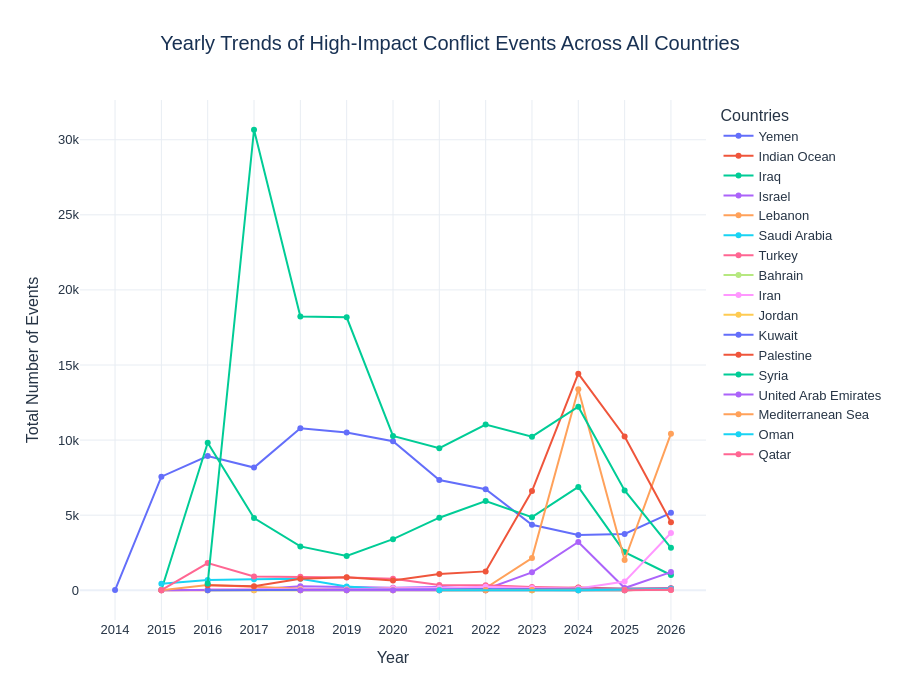

Notebook code cell kept with this figure:
### Code cell
import plotly.express as px

fig = px.line(
    yearly_impact,
    x="YEAR",
    y="EVENTS",
    color="COUNTRY",
    markers=True,
    hover_data={
        "YEAR": True,
        "COUNTRY": True,
        "EVENTS": ":,",
        "FATALITIES": ":,",
    },
    title="Yearly Trends of High-Impact Conflict Events Across All Countries",
    template="plotly_white"
)

fig.update_traces(
    line=dict(width=2),
    marker=dict(size=6)
)

fig.update_layout(
    title=dict(
        x=0.5,
        font=dict(size=20, color="#183153")
    ),

    height=700,

    xaxis_title="Year",
    yaxis_title="Total Number of Events",

    hovermode="x unified",

    legend=dict(
        title="Countries",
        orientation="v",
        yanchor="top",
        y=1,
        xanchor="left",
        x=1.02
    ),

    font=dict(
        family="Arial",
        size=13,
        color="#263445"
    ),

    plot_bgcolor="white",
    paper_bgcolor="white",

    xaxis=dict(
        showgrid=True,
        gridcolor="#E8EDF3",
        dtick=1
    ),

    yaxis=dict(
        showgrid=True,
        gridcolor="#E8EDF3"
    ),

    margin=dict(
        l=80,
        r=180,
        t=100,
        b=80
    )
)

fig.show()

### Figure 1 — Plotly figure (JSON) as saved in the notebook; plotly's stock layout.template omitted (floating-point values rounded to 4 significant figures)
{"data": [{"customdata": [["Yemen", 27], ["Yemen", 17499], ["Yemen", 16018], ["Yemen", 17498], ["Yemen", 34160], ["Yemen", 27644], ["Yemen", 19619], ["Yemen", 18303], ["Yemen", 6655], ["Yemen", 2592], ["Yemen", 3023], ["Yemen", 2914], ["Yemen", 8788]], "hovertemplate": "COUNTRY=%{customdata[0]}<br>YEAR=%{x}<br>EVENTS=%{y:,}<br>FATALITIES=%{customdata[1]:,}<extra></extra>", "legendgroup": "Yemen", "line": {"color": "#636efa", "dash": "solid", "width": 2}, "marker": {"size": 6, "symbol": "circle"}, "mode": "lines+markers", "name": "Yemen", "orientation": "v", "showlegend": true, "type": "scatter", "x": [2014, 2015, 2016, 2017, 2018, 2019, 2020, 2021, 2022, 2023, 2024, 2025, 2026], "xaxis": "x", "y": [13, 7565, 8940, 8170, 10785, 10512, 9920, 7336, 6732, 4358, 3688, 3750, 5156], "yaxis": "y"}, {"customdata": [["Indian Ocean", 0], ["Indian Ocean", 0], ["Indian Ocean", 46], ["Indian Ocean", 3], ["Indian Ocean", 0], ["Indian Ocean", 3], ["Indian Ocean", 0], ["Indian Ocean", 0], ["Indian Ocean", 11], ["Indian Ocean", 7], ["Indian Ocean", 5], ["Indian Ocean", 29]], "hovertemplate": "COUNTRY=%{customdata[0]}<br>YEAR=%{x}<br>EVENTS=%{y:,}<br>FATALITIES=%{customdata[1]:,}<extra></extra>", "legendgroup": "Indian Ocean", "line": {"color": "#EF553B", "dash": "solid", "width": 2}, "marker": {"size": 6, "symbol": "circle"}, "mode": "lines+markers", "name": "Indian Ocean", "orientation": "v", "showlegend": true, "type": "scatter", "x": [2015, 2016, 2017, 2018, 2019, 2020, 2021, 2022, 2023, 2024, 2025, 2026], "xaxis": "x", "y": [1, 5, 5, 6, 4, 5, 5, 6, 30, 191, 97, 130], "yaxis": "y"}, {"customdata": [["Iraq", 123], ["Iraq", 57409], ["Iraq", 30488], ["Iraq", 5089], ["Iraq", 3037], ["Iraq", 2547], ["Iraq", 2564], ["Iraq", 2122], ["Iraq", 1382], ["Iraq", 1015], ["Iraq", 568], ["Iraq", 447]], "hovertemplate": "COUNTRY=%{customdata[0]}<br>YEAR=%{x}<br>EVENTS=%{y:,}<br>FATALITIES=%{customdata[1]:,}<extra></extra>", "legendgroup": "Iraq", "line": {"color": "#00cc96", "dash": "solid", "width": 2}, "marker": {"size": 6, "symbol": "circle"}, "mode": "lines+markers", "name": "Iraq", "orientation": "v", "showlegend": true, "type": "scatter", "x": [2015, 2016, 2017, 2018, 2019, 2020, 2021, 2022, 2023, 2024, 2025, 2026], "xaxis": "x", "y": [22, 9823, 4810, 2922, 2285, 3401, 4833, 5944, 4868, 6879, 2540, 1016], "yaxis": "y"}, {"customdata": [["Israel", 2], ["Israel", 15], ["Israel", 5], ["Israel", 7], ["Israel", 10], ["Israel", 1], ["Israel", 23], ["Israel", 31], ["Israel", 1831], ["Israel", 94], ["Israel", 51], ["Israel", 37]], "hovertemplate": "COUNTRY=%{customdata[0]}<br>YEAR=%{x}<br>EVENTS=%{y:,}<br>FATALITIES=%{customdata[1]:,}<extra></extra>", "legendgroup": "Israel", "line": {"color": "#ab63fa", "dash": "solid", "width": 2}, "marker": {"size": 6, "symbol": "circle"}, "mode": "lines+markers", "name": "Israel", "orientation": "v", "showlegend": true, "type": "scatter", "x": [2015, 2016, 2017, 2018, 2019, 2020, 2021, 2022, 2023, 2024, 2025, 2026], "xaxis": "x", "y": [2, 41, 45, 270, 209, 166, 217, 68, 1194, 3212, 148, 1211], "yaxis": "y"}, {"customdata": [["Lebanon", 0], ["Lebanon", 216], ["Lebanon", 384], ["Lebanon", 30], ["Lebanon", 17], ["Lebanon", 45], ["Lebanon", 36], ["Lebanon", 38], ["Lebanon", 277], ["Lebanon", 4033], ["Lebanon", 413], ["Lebanon", 3049]], "hovertemplate": "COUNTRY=%{customdata[0]}<br>YEAR=%{x}<br>EVENTS=%{y:,}<br>FATALITIES=%{customdata[1]:,}<extra></extra>", "legendgroup": "Lebanon", "line": {"color": "#FFA15A", "dash": "solid", "width": 2}, "marker": {"size": 6, "symbol": "circle"}, "mode": "lines+markers", "name": "Lebanon", "orientation": "v", "showlegend": true, "type": "scatter", "x": [2015, 2016, 2017, 2018, 2019, 2020, 2021, 2022, 2023, 2024, 2025, 2026], "xaxis": "x", "y": [2, 350, 228, 98, 79, 131, 131, 145, 2141, 13388, 2016, 10426], "yaxis": "y"}, {"customdata": [["Saudi Arabia", 878], ["Saudi Arabia", 1237], ["Saudi Arabia", 1422], ["Saudi Arabia", 1499], ["Saudi Arabia", 1006], ["Saudi Arabia", 51], ["Saudi Arabia", 20], ["Saudi Arabia", 6], ["Saudi Arabia", 193], ["Saudi Arabia", 5], ["Saudi Arabia", 1], ["Saudi Arabia", 33]], "hovertemplate": "COUNTRY=%{customdata[0]}<br>YEAR=%{x}<br>EVENTS=%{y:,}<br>FATALITIES=%{customdata[1]:,}<extra></extra>", "legendgroup": "Saudi Arabia", "line": {"color": "#19d3f3", "dash": "solid", "width": 2}, "marker": {"size": 6, "symbol": "circle"}, "mode": "lines+markers", "name": "Saudi Arabia", "orientation": "v", "showlegend": true, "type": "scatter", "x": [2015, 2016, 2017, 2018, 2019, 2020, 2021, 2022, 2023, 2024, 2025, 2026], "xaxis": "x", "y": [433, 680, 737, 765, 244, 50, 81, 40, 7, 2, 5, 84], "yaxis": "y"}, {"customdata": [["Turkey", 14], ["Turkey", 4511], ["Turkey", 2608], ["Turkey", 982], ["Turkey", 557], ["Turkey", 357], ["Turkey", 205], ["Turkey", 192], ["Turkey", 136], ["Turkey", 51], ["Turkey", 15], ["Turkey", 4]], "hovertemplate": "COUNTRY=%{customdata[0]}<br>YEAR=%{x}<br>EVENTS=%{y:,}<br>FATALITIES=%{customdata[1]:,}<extra></extra>", "legendgroup": "Turkey", "line": {"color": "#FF6692", "dash": "solid", "width": 2}, "marker": {"size": 6, "symbol": "circle"}, "mode": "lines+markers", "name": "Turkey", "orientation": "v", "showlegend": true, "type": "scatter", "x": [2015, 2016, 2017, 2018, 2019, 2020, 2021, 2022, 2023, 2024, 2025, 2026], "xaxis": "x", "y": [7, 1812, 912, 905, 852, 765, 358, 328, 221, 169, 30, 17], "yaxis": "y"}, {"customdata": [["Bahrain", 2], ["Bahrain", 9], ["Bahrain", 0], ["Bahrain", 0], ["Bahrain", 0], ["Bahrain", 0], ["Bahrain", 0], ["Bahrain", 0], ["Bahrain", 0], ["Bahrain", 0], ["Bahrain", 4]], "hovertemplate": "COUNTRY=%{customdata[0]}<br>YEAR=%{x}<br>EVENTS=%{y:,}<br>FATALITIES=%{customdata[1]:,}<extra></extra>", "legendgroup": "Bahrain", "line": {"color": "#B6E880", "dash": "solid", "width": 2}, "marker": {"size": 6, "symbol": "circle"}, "mode": "lines+markers", "name": "Bahrain", "orientation": "v", "showlegend": true, "type": "scatter", "x": [2016, 2017, 2018, 2019, 2020, 2021, 2022, 2023, 2024, 2025, 2026], "xaxis": "x", "y": [9, 26, 5, 3, 6, 17, 8, 3, 3, 8, 76], "yaxis": "y"}, {"customdata": [["Iran", 246], ["Iran", 156], ["Iran", 181], ["Iran", 75], ["Iran", 314], ["Iran", 165], ["Iran", 231], ["Iran", 254], ["Iran", 228], ["Iran", 1267], ["Iran", 1983]], "hovertemplate": "COUNTRY=%{customdata[0]}<br>YEAR=%{x}<br>EVENTS=%{y:,}<br>FATALITIES=%{customdata[1]:,}<extra></extra>", "legendgroup": "Iran", "line": {"color": "#FF97FF", "dash": "solid", "width": 2}, "marker": {"size": 6, "symbol": "circle"}, "mode": "lines+markers", "name": "Iran", "orientation": "v", "showlegend": true, "type": "scatter", "x": [2016, 2017, 2018, 2019, 2020, 2021, 2022, 2023, 2024, 2025, 2026], "xaxis": "x", "y": [74, 58, 75, 61, 130, 153, 233, 143, 125, 578, 3810], "yaxis": "y"}, {"customdata": [["Jordan", 66], ["Jordan", 34], ["Jordan", 13], ["Jordan", 15], ["Jordan", 3], ["Jordan", 7], ["Jordan", 9], ["Jordan", 3], ["Jordan", 3], ["Jordan", 9], ["Jordan", 12]], "hovertemplate": "COUNTRY=%{customdata[0]}<br>YEAR=%{x}<br>EVENTS=%{y:,}<br>FATALITIES=%{customdata[1]:,}<extra></extra>", "legendgroup": "Jordan", "line": {"color": "#FECB52", "dash": "solid", "width": 2}, "marker": {"size": 6, "symbol": "circle"}, "mode": "lines+markers", "name": "Jordan", "orientation": "v", "showlegend": true, "type": "scatter", "x": [2016, 2017, 2018, 2019, 2020, 2021, 2022, 2023, 2024, 2025, 2026], "xaxis": "x", "y": [15, 15, 35, 26, 12, 12, 15, 9, 2, 7, 61], "yaxis": "y"}, {"customdata": [["Kuwait", 0], ["Kuwait", 15]], "hovertemplate": "COUNTRY=%{customdata[0]}<br>YEAR=%{x}<br>EVENTS=%{y:,}<br>FATALITIES=%{customdata[1]:,}<extra></extra>", "legendgroup": "Kuwait", "line": {"color": "#636efa", "dash": "solid", "width": 2}, "marker": {"size": 6, "symbol": "circle"}, "mode": "lines+markers", "name": "Kuwait", "orientation": "v", "showlegend": true, "type": "scatter", "x": [2016, 2026], "xaxis": "x", "y": [1, 120], "yaxis": "y"}, {"customdata": [["Palestine", 135], ["Palestine", 87], ["Palestine", 153], ["Palestine", 132], ["Palestine", 36], ["Palestine", 342], ["Palestine", 185], ["Palestine", 23542], ["Palestine", 29885], ["Palestine", 16645], ["Palestine", 1547]], "hovertemplate": "COUNTRY=%{customdata[0]}<br>YEAR=%{x}<br>EVENTS=%{y:,}<br>FATALITIES=%{customdata[1]:,}<extra></extra>", "legendgroup": "Palestine", "line": {"color": "#EF553B", "dash": "solid", "width": 2}, "marker": {"size": 6, "symbol": "circle"}, "mode": "lines+markers", "name": "Palestine", "orientation": "v", "showlegend": true, "type": "scatter", "x": [2016, 2017, 2018, 2019, 2020, 2021, 2022, 2023, 2024, 2025, 2026], "xaxis": "x", "y": [340, 264, 761, 867, 657, 1080, 1256, 6610, 14426, 10237, 4525], "yaxis": "y"}, {"customdata": [["Syria", 568], ["Syria", 54112], ["Syria", 30203], ["Syria", 15059], ["Syria", 8369], ["Syria", 6076], ["Syria", 6167], ["Syria", 6307], ["Syria", 7056], ["Syria", 8747], ["Syria", 1693]], "hovertemplate": "COUNTRY=%{customdata[0]}<br>YEAR=%{x}<br>EVENTS=%{y:,}<br>FATALITIES=%{customdata[1]:,}<extra></extra>", "legendgroup": "Syria", "line": {"color": "#00cc96", "dash": "solid", "width": 2}, "marker": {"size": 6, "symbol": "circle"}, "mode": "lines+markers", "name": "Syria", "orientation": "v", "showlegend": true, "type": "scatter", "x": [2016, 2017, 2018, 2019, 2020, 2021, 2022, 2023, 2024, 2025, 2026], "xaxis": "x", "y": [456, 30666, 18223, 18179, 10274, 9463, 11037, 10226, 12219, 6647, 2823], "yaxis": "y"}, {"customdata": [["United Arab Emirates", 0], ["United Arab Emirates", 0], ["United Arab Emirates", 2], ["United Arab Emirates", 0], ["United Arab Emirates", 3], ["United Arab Emirates", 1], ["United Arab Emirates", 0], ["United Arab Emirates", 12]], "hovertemplate": "COUNTRY=%{customdata[0]}<br>YEAR=%{x}<br>EVENTS=%{y:,}<br>FATALITIES=%{customdata[1]:,}<extra></extra>", "legendgroup": "United Arab Emirates", "line": {"color": "#ab63fa", "dash": "solid", "width": 2}, "marker": {"size": 6, "symbol": "circle"}, "mode": "lines+markers", "name": "United Arab Emirates", "orientation": "v", "showlegend": true, "type": "scatter", "x": [2018, 2019, 2020, 2021, 2022, 2024, 2025, 2026], "xaxis": "x", "y": [1, 1, 1, 3, 7, 1, 2, 104], "yaxis": "y"}, {"customdata": [["Mediterranean Sea", 0], ["Mediterranean Sea", 0], ["Mediterranean Sea", 28], ["Mediterranean Sea", 3], ["Mediterranean Sea", 0], ["Mediterranean Sea", 32]], "hovertemplate": "COUNTRY=%{customdata[0]}<br>YEAR=%{x}<br>EVENTS=%{y:,}<br>FATALITIES=%{customdata[1]:,}<extra></extra>", "legendgroup": "Mediterranean Sea", "line": {"color": "#FFA15A", "dash": "solid", "width": 2}, "marker": {"size": 6, "symbol": "circle"}, "mode": "lines+markers", "name": "Mediterranean Sea", "orientation": "v", "showlegend": true, "type": "scatter", "x": [2021, 2022, 2023, 2024, 2025, 2026], "xaxis": "x", "y": [1, 6, 24, 15, 18, 67], "yaxis": "y"}, {"customdata": [["Oman", 2], ["Oman", 10], ["Oman", 18]], "hovertemplate": "COUNTRY=%{customdata[0]}<br>YEAR=%{x}<br>EVENTS=%{y:,}<br>FATALITIES=%{customdata[1]:,}<extra></extra>", "legendgroup": "Oman", "line": {"color": "#19d3f3", "dash": "solid", "width": 2}, "marker": {"size": 6, "symbol": "circle"}, "mode": "lines+markers", "name": "Oman", "orientation": "v", "showlegend": true, "type": "scatter", "x": [2021, 2024, 2026], "xaxis": "x", "y": [1, 5, 80], "yaxis": "y"}, {"customdata": [["Qatar", 6], ["Qatar", 2]], "hovertemplate": "COUNTRY=%{customdata[0]}<br>YEAR=%{x}<br>EVENTS=%{y:,}<br>FATALITIES=%{customdata[1]:,}<extra></extra>", "legendgroup": "Qatar", "line": {"color": "#FF6692", "dash": "solid", "width": 2}, "marker": {"size": 6, "symbol": "circle"}, "mode": "lines+markers", "name": "Qatar", "orientation": "v", "showlegend": true, "type": "scatter", "x": [2025, 2026], "xaxis": "x", "y": [2, 27], "yaxis": "y"}], "layout": {"font": {"color": "#263445", "family": "Arial", "size": 13}, "height": 700, "hovermode": "x unified", "legend": {"orientation": "v", "title": {"text": "Countries"}, "tracegroupgap": 0, "x": 1.02, "xanchor": "left", "y": 1, "yanchor": "top"}, "margin": {"b": 80, "l": 80, "r": 180, "t": 100}, "paper_bgcolor": "white", "plot_bgcolor": "white", "title": {"font": {"color": "#183153", "size": 20}, "text": "Yearly Trends of High-Impact Conflict Events Across All Countries", "x": 0.5}, "xaxis": {"anchor": "y", "domain": [0, 1], "dtick": 1, "gridcolor": "#E8EDF3", "showgrid": true, "title": {"text": "Year"}}, "yaxis": {"anchor": "x", "domain": [0, 1], "gridcolor": "#E8EDF3", "showgrid": true, "title": {"text": "Total Number of Events"}}}}
